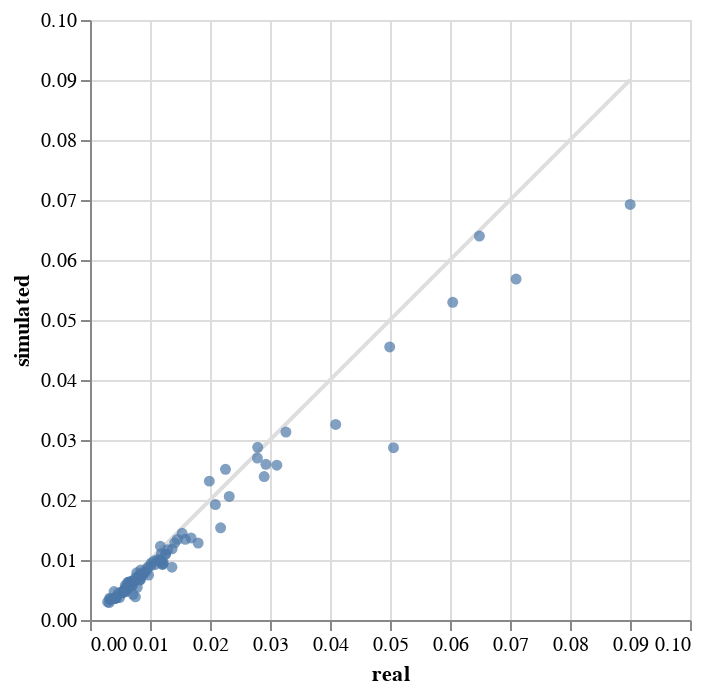

Notebook source saved alongside this figure:
### Code cell
compare_standard_deviation(example_sce, samples, log_relative)

### Figure 1 — Vega-Lite specification as saved in the notebook (floating-point values rounded to 4 significant figures)
{"config": {"view": {"continuousWidth": 300, "continuousHeight": 300}}, "layer": [{"data": {"name": "data-de7380ca2d72d5af09db7b8bdfce094f"}, "mark": {"type": "line", "color": "#dedede"}, "encoding": {"x": {"field": "real", "type": "quantitative"}, "y": {"field": "simulated", "type": "quantitative"}}}, {"data": {"name": "data-45a8716e16561637b361e2795669b4ad"}, "mark": {"type": "circle"}, "encoding": {"x": {"field": "real", "type": "quantitative"}, "y": {"field": "simulated", "type": "quantitative"}}}], "$schema": "https://vega.github.io/schema/vega-lite/v5.20.1.json", "datasets": {"data-de7380ca2d72d5af09db7b8bdfce094f": [{"real": 0.002936, "simulated": 0.002936}, {"real": 0.09003, "simulated": 0.09003}], "data-45a8716e16561637b361e2795669b4ad": [{"real": 0.09003, "simulated": 0.06926}, {"real": 0.07102, "simulated": 0.05683}, {"real": 0.06045, "simulated": 0.05294}, {"real": 0.03265, "simulated": 0.03133}, {"real": 0.0649, "simulated": 0.064}, {"real": 0.02932, "simulated": 0.02595}, {"real": 0.04095, "simulated": 0.03259}, {"real": 0.05058, "simulated": 0.02872}, {"real": 0.01989, "simulated": 0.02315}, {"real": 0.02258, "simulated": 0.02512}, {"real": 0.02795, "simulated": 0.02879}, {"real": 0.04995, "simulated": 0.04551}, {"real": 0.01684, "simulated": 0.01368}, {"real": 0.0279, "simulated": 0.027}, {"real": 0.03114, "simulated": 0.0258}, {"real": 0.01203, "simulated": 0.009589}, {"real": 0.009667, "simulated": 0.008794}, {"real": 0.01223, "simulated": 0.009545}, {"real": 0.0126, "simulated": 0.01097}, {"real": 0.02177, "simulated": 0.01536}, {"real": 0.01259, "simulated": 0.01097}, {"real": 0.01205, "simulated": 0.009259}, {"real": 0.01536, "simulated": 0.01446}, {"real": 0.0209, "simulated": 0.01924}, {"real": 0.02321, "simulated": 0.0206}, {"real": 0.01366, "simulated": 0.008808}, {"real": 0.01173, "simulated": 0.01228}, {"real": 0.009217, "simulated": 0.007974}, {"real": 0.01412, "simulated": 0.01286}, {"real": 0.005906, "simulated": 0.005106}, {"real": 0.008365, "simulated": 0.00689}, {"real": 0.006946, "simulated": 0.006123}, {"real": 0.00836, "simulated": 0.006761}, {"real": 0.01213, "simulated": 0.009306}, {"real": 0.006012, "simulated": 0.004748}, {"real": 0.00698, "simulated": 0.006486}, {"real": 0.0119, "simulated": 0.01106}, {"real": 0.01296, "simulated": 0.01171}, {"real": 0.00574, "simulated": 0.004987}, {"real": 0.02903, "simulated": 0.0239}, {"real": 0.0102, "simulated": 0.009461}, {"real": 0.008482, "simulated": 0.008341}, {"real": 0.007878, "simulated": 0.005452}, {"real": 0.01156, "simulated": 0.009835}, {"real": 0.0108, "simulated": 0.009228}, {"real": 0.006009, "simulated": 0.00497}, {"real": 0.01124, "simulated": 0.01004}, {"real": 0.008528, "simulated": 0.007621}, {"real": 0.003258, "simulated": 0.003625}, {"real": 0.009766, "simulated": 0.007495}, {"real": 0.004439, "simulated": 0.003724}, {"real": 0.01455, "simulated": 0.01344}, {"real": 0.01167, "simulated": 0.01003}, {"real": 0.01015, "simulated": 0.009081}, {"real": 0.00779, "simulated": 0.007858}, {"real": 0.01369, "simulated": 0.01186}, {"real": 0.01066, "simulated": 0.009852}, {"real": 0.005547, "simulated": 0.004875}, {"real": 0.003446, "simulated": 0.003341}, {"real": 0.006602, "simulated": 0.006349}, {"real": 0.007077, "simulated": 0.005763}, {"real": 0.01803, "simulated": 0.01282}, {"real": 0.006304, "simulated": 0.00628}, {"real": 0.005891, "simulated": 0.005755}, {"real": 0.005422, "simulated": 0.004532}, {"real": 0.008017, "simulated": 0.007175}, {"real": 0.008213, "simulated": 0.007538}, {"real": 0.008943, "simulated": 0.007903}, {"real": 0.008817, "simulated": 0.007554}, {"real": 0.004933, "simulated": 0.003731}, {"real": 0.0043, "simulated": 0.00362}, {"real": 0.006018, "simulated": 0.005461}, {"real": 0.008479, "simulated": 0.007312}, {"real": 0.002936, "simulated": 0.003013}, {"real": 0.005623, "simulated": 0.004743}, {"real": 0.003388, "simulated": 0.003518}, {"real": 0.007563, "simulated": 0.003852}, {"real": 0.005311, "simulated": 0.004582}, {"real": 0.004438, "simulated": 0.003954}, {"real": 0.006523, "simulated": 0.005345}, {"real": 0.005472, "simulated": 0.004612}, {"real": 0.00429, "simulated": 0.0037}, {"real": 0.006959, "simulated": 0.005785}, {"real": 0.007172, "simulated": 0.00428}, {"real": 0.008345, "simulated": 0.006665}, {"real": 0.004176, "simulated": 0.00359}, {"real": 0.01588, "simulated": 0.01346}, {"real": 0.003203, "simulated": 0.002908}, {"real": 0.004095, "simulated": 0.003591}, {"real": 0.007477, "simulated": 0.006495}, {"real": 0.006477, "simulated": 0.005324}, {"real": 0.005554, "simulated": 0.004826}, {"real": 0.009496, "simulated": 0.008397}, {"real": 0.00635, "simulated": 0.006203}, {"real": 0.004752, "simulated": 0.004505}, {"real": 0.005788, "simulated": 0.004795}, {"real": 0.007621, "simulated": 0.007059}, {"real": 0.006893, "simulated": 0.006426}, {"real": 0.004013, "simulated": 0.004745}, {"real": 0.005891, "simulated": 0.005066}]}}
